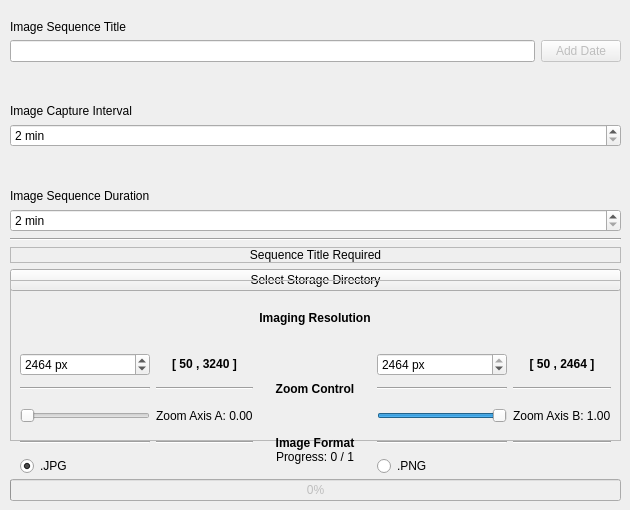
    <widget class="QWidget" name="Imaging_tab">
     <attribute name="title">
      <string>IMAGING</string>
     </attribute>
     <widget class="QWidget" name="layoutWidget_2">
      <property name="geometry">
       <rect>
        <x>10</x>
        <y>20</y>
        <width>611</width>
        <height>271</height>
       </rect>
      </property>
      <layout class="QVBoxLayout" name="verticalLayout_3">
       <item>
        <layout class="QVBoxLayout" name="verticalLayout">
         <item>
          <widget class="QLabel" name="Image_Title">
           <property name="text">
            <string>Image Sequence Title</string>
           </property>
          </widget>
         </item>
         <item>
          <layout class="QHBoxLayout" name="horizontalLayout_2">
           <item>
            <widget class="QLineEdit" name="title_lineEdit">
             <property name="enabled">
              <bool>true</bool>
             </property>
             <property name="toolTip">
              <string/>
             </property>
            </widget>
           </item>
           <item>
            <widget class="QPushButton" name="addDate_pushButton">
             <property name="enabled">
              <bool>false</bool>
             </property>
             <property name="text">
              <string>Add Date</string>
             </property>
            </widget>
           </item>
          </layout>
         </item>
         <item>
          <spacer name="verticalSpacer_2">
           <property name="orientation">
            <enum>Qt::Vertical</enum>
           </property>
           <property name="sizeType">
            <enum>QSizePolicy::Expanding</enum>
           </property>
           <property name="sizeHint" stdset="0">
            <size>
             <width>20</width>
             <height>38</height>
            </size>
           </property>
          </spacer>
         </item>
         <item>
          <widget class="QLabel" name="Image_Interval">
           <property name="text">
            <string>Image Capture Interval</string>
           </property>
          </widget>
         </item>
         <item>
          <widget class="QSpinBox" name="ICI_spinBox">
           <property name="enabled">
            <bool>true</bool>
           </property>
           <property name="suffix">
            <string> min</string>
           </property>
           <property name="minimum">
            <number>2</number>
           </property>
           <property name="maximum">
            <number>99999999</number>
           </property>
           <property name="value">
            <number>2</number>
           </property>
          </widget>
         </item>
         <item>
          <spacer name="verticalSpacer_3">
           <property name="orientation">
            <enum>Qt::Vertical</enum>
           </property>
           <property name="sizeType">
            <enum>QSizePolicy::Expanding</enum>
           </property>
           <property name="sizeHint" stdset="0">
            <size>
             <width>20</width>
             <height>38</height>
            </size>
           </property>
          </spacer>
         </item>
        </layout>
       </item>
       <item>
        <layout class="QVBoxLayout" name="verticalLayout_2">
         <item>
          <widget class="QLabel" name="Image_Duration">
           <property name="text">
            <string>Image Sequence Duration</string>
           </property>
          </widget>
         </item>
         <item>
          <widget class="QSpinBox" name="ISD_spinBox">
           <property name="enabled">
            <bool>true</bool>
           </property>
           <property name="suffix">
            <string> min</string>
           </property>
           <property name="minimum">
            <number>2</number>
           </property>
           <property name="maximum">
            <number>99999999</number>
           </property>
           <property name="value">
            <number>2</number>
           </property>
          </widget>
         </item>
         <item>
          <widget class="Line" name="line_3">
           <property name="orientation">
            <enum>Qt::Horizontal</enum>
           </property>
          </widget>
         </item>
         <item>
          <widget class="QLabel" name="directory_label">
           <property name="enabled">
            <bool>true</bool>
           </property>
           <property name="frameShape">
            <enum>QFrame::StyledPanel</enum>
           </property>
           <property name="frameShadow">
            <enum>QFrame::Raised</enum>
           </property>
           <property name="text">
            <string>Sequence Title Required</string>
           </property>
           <property name="alignment">
            <set>Qt::AlignCenter</set>
           </property>
          </widget>
         </item>
         <item>
          <widget class="QPushButton" name="directory_pushButton">
           <property name="enabled">
            <bool>true</bool>
           </property>
           <property name="text">
            <string>Select Storage Directory</string>
           </property>
           <property name="checkable">
            <bool>false</bool>
           </property>
          </widget>
         </item>
        </layout>
       </item>
      </layout>
     </widget>
     <widget class="QWidget" name="layoutWidget">
      <property name="geometry">
       <rect>
        <x>10</x>
        <y>440</y>
        <width>611</width>
        <height>61</height>
       </rect>
      </property>
      <layout class="QVBoxLayout" name="verticalLayout_6">
       <item alignment="Qt::AlignHCenter">
        <widget class="QLabel" name="Progress_Label">
         <property name="text">
          <string>Progress: 0 / 1</string>
         </property>
        </widget>
       </item>
       <item>
        <widget class="QProgressBar" name="Progress_Bar">
         <property name="enabled">
          <bool>false</bool>
         </property>
         <property name="value">
          <number>0</number>
         </property>
        </widget>
       </item>
      </layout>
     </widget>
     <widget class="QFrame" name="frame_3">
      <property name="geometry">
       <rect>
        <x>10</x>
        <y>280</y>
        <width>611</width>
        <height>161</height>
       </rect>
      </property>
      <property name="frameShape">
       <enum>QFrame::StyledPanel</enum>
      </property>
      <property name="frameShadow">
       <enum>QFrame::Sunken</enum>
      </property>
     </widget>
     <widget class="QWidget" name="gridLayoutWidget_2">
      <property name="geometry">
       <rect>
        <x>20</x>
        <y>290</y>
        <width>591</width>
        <height>186</height>
       </rect>
      </property>
      <layout class="QGridLayout" name="gridLayout_2">
       <item row="3" column="2">
        <widget class="QLabel" name="CoreCtr_label_6">
         <property name="text">
          <string>&lt;html&gt;&lt;head/&gt;&lt;body&gt;&lt;p align=&quot;center&quot;&gt;&lt;br/&gt;&lt;/p&gt;&lt;/body&gt;&lt;/html&gt;</string>
         </property>
        </widget>
       </item>
       <item row="3" column="4">
        <widget class="QLabel" name="yAxis_label">
         <property name="text">
          <string>Zoom Axis B: 1.00</string>
         </property>
        </widget>
       </item>
       <item row="0" column="2">
        <widget class="QLabel" name="resolution_label">
         <property name="text">
          <string>&lt;html&gt;&lt;head/&gt;&lt;body&gt;&lt;p align=&quot;center&quot;&gt;&lt;span style=&quot; font-weight:600;&quot;&gt;Imaging Resolution&lt;/span&gt;&lt;/p&gt;&lt;/body&gt;&lt;/html&gt;</string>
         </property>
        </widget>
       </item>
       <item row="3" column="1">
        <widget class="QLabel" name="xAxis_label">
         <property name="text">
          <string>Zoom Axis A: 0.00</string>
         </property>
        </widget>
       </item>
       <item row="1" column="4">
        <widget class="QLabel" name="label_3">
         <property name="text">
          <string>&lt;html&gt;&lt;head/&gt;&lt;body&gt;&lt;p align=&quot;center&quot;&gt;&lt;span style=&quot; font-weight:600; color:#000000;&quot;&gt;[ 50 , 2464 ]&lt;/span&gt;&lt;/p&gt;&lt;/body&gt;&lt;/html&gt;</string>
         </property>
         <property name="alignment">
          <set>Qt::AlignCenter</set>
         </property>
        </widget>
       </item>
       <item row="1" column="1">
        <widget class="QLabel" name="label_2">
         <property name="text">
          <string>&lt;html&gt;&lt;head/&gt;&lt;body&gt;&lt;p align=&quot;center&quot;&gt;&lt;span style=&quot; font-weight:600; color:#000000;&quot;&gt;[ 50 , 3240 ]&lt;/span&gt;&lt;/p&gt;&lt;/body&gt;&lt;/html&gt;</string>
         </property>
         <property name="alignment">
          <set>Qt::AlignCenter</set>
         </property>
        </widget>
       </item>
       <item row="1" column="0">
        <widget class="QSpinBox" name="x_resolution_spinBox">
         <property name="suffix">
          <string> px</string>
         </property>
         <property name="minimum">
          <number>50</number>
         </property>
         <property name="maximum">
          <number>3240</number>
         </property>
         <property name="value">
          <number>2464</number>
         </property>
        </widget>
       </item>
       <item row="6" column="3">
        <widget class="QRadioButton" name="PNG_radioButton">
         <property name="text">
          <string>.PNG</string>
         </property>
        </widget>
       </item>
       <item row="5" column="2">
        <widget class="QLabel" name="resolution_label_2">
         <property name="text">
          <string>&lt;html&gt;&lt;head/&gt;&lt;body&gt;&lt;p align=&quot;center&quot;&gt;&lt;span style=&quot; font-weight:600;&quot;&gt;Image Format&lt;/span&gt;&lt;/p&gt;&lt;/body&gt;&lt;/html&gt;</string>
         </property>
        </widget>
       </item>
       <item row="1" column="3">
        <widget class="QSpinBox" name="y_resolution_spinBox">
         <property name="suffix">
          <string> px</string>
         </property>
         <property name="minimum">
          <number>50</number>
         </property>
         <property name="maximum">
          <number>2464</number>
         </property>
         <property name="value">
          <number>2464</number>
         </property>
        </widget>
       </item>
       <item row="6" column="0">
        <widget class="QRadioButton" name="JPG_radioButton">
         <property name="text">
          <string>.JPG</string>
         </property>
         <property name="checked">
          <bool>true</bool>
         </property>
        </widget>
       </item>
       <item row="2" column="2">
        <widget class="QLabel" name="resolution_label_3">
         <property name="text">
          <string>&lt;html&gt;&lt;head/&gt;&lt;body&gt;&lt;p align=&quot;center&quot;&gt;&lt;span style=&quot; font-weight:600;&quot;&gt;Zoom Control&lt;/span&gt;&lt;/p&gt;&lt;/body&gt;&lt;/html&gt;</string>
         </property>
        </widget>
       </item>
       <item row="2" column="3">
        <widget class="Line" name="line_4">
         <property name="orientation">
          <enum>Qt::Horizontal</enum>
         </property>
        </widget>
       </item>
       <item row="2" column="0">
        <widget class="Line" name="line_5">
         <property name="orientation">
          <enum>Qt::Horizontal</enum>
         </property>
        </widget>
       </item>
       <item row="2" column="1">
        <widget class="Line" name="line_6">
         <property name="orientation">
          <enum>Qt::Horizontal</enum>
         </property>
        </widget>
       </item>
       <item row="5" column="3">
        <widget class="Line" name="line_7">
         <property name="orientation">
          <enum>Qt::Horizontal</enum>
         </property>
        </widget>
       </item>
       <item row="5" column="0">
        <widget class="Line" name="line_8">
         <property name="orientation">
          <enum>Qt::Horizontal</enum>
         </property>
        </widget>
       </item>
       <item row="2" column="4">
        <widget class="Line" name="line_9">
         <property name="orientation">
          <enum>Qt::Horizontal</enum>
         </property>
        </widget>
       </item>
       <item row="5" column="1">
        <widget class="Line" name="line_10">
         <property name="orientation">
          <enum>Qt::Horizontal</enum>
         </property>
        </widget>
       </item>
       <item row="5" column="4">
        <widget class="Line" name="line_11">
         <property name="orientation">
          <enum>Qt::Horizontal</enum>
         </property>
        </widget>
       </item>
       <item row="3" column="0">
        <widget class="QSlider" name="xAxis_horizontalSlider">
         <property name="toolTip">
          <string>Zoom controls, snapshot is taken when released, useful during focusing</string>
         </property>
         <property name="maximum">
          <number>100</number>
         </property>
         <property name="orientation">
          <enum>Qt::Horizontal</enum>
         </property>
         <property name="tickPosition">
          <enum>QSlider::NoTicks</enum>
         </property>
        </widget>
       </item>
       <item row="3" column="3">
        <widget class="QSlider" name="yAxis_horizontalSlider">
         <property name="toolTip">
          <string>Zoom controls, snapshot is taken when released, useful during focusing</string>
         </property>
         <property name="minimum">
          <number>1</number>
         </property>
         <property name="maximum">
          <number>100</number>
         </property>
         <property name="value">
          <number>100</number>
         </property>
         <property name="orientation">
          <enum>Qt::Horizontal</enum>
         </property>
         <property name="invertedAppearance">
          <bool>false</bool>
         </property>
         <property name="invertedControls">
          <bool>false</bool>
         </property>
         <property name="tickPosition">
          <enum>QSlider::NoTicks</enum>
         </property>
        </widget>
       </item>
      </layout>
     </widget>
    </widget>
